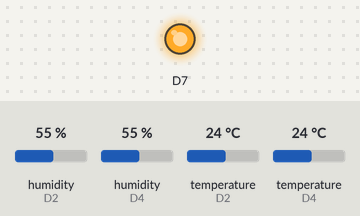
The sketch below on a simulated Particle Photon. On the bench: output pins drawn as LEDs (lit = HIGH). Inputs (shaded band) come from the test bench; at power-on: humidity (sensors on D2, D4) 55 %, temperature (sensors on D2, D4) 24 °C.

Above: at 7.8 s.
At 16.3 s:
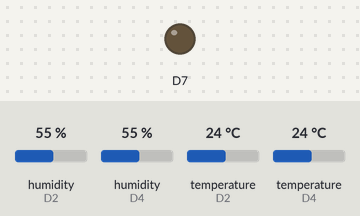
Timing chart, 0 to 25.8 s (numbered marks = the images above):
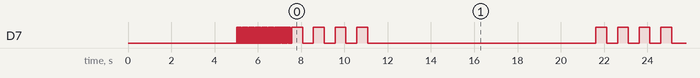

The sketch:

PhotonMonitoringSensors.ino
```cpp
#include "Adafruit_DHT_Particle.h"
#define DHTPIN D2
#define DHT2PIN D4
#define DHTTYPE DHT22
DHT dht(DHTPIN, DHTTYPE);
DHT dht2(DHT2PIN, DHTTYPE);


void setup() {
  pinMode(D7, OUTPUT);
	Particle.publish("state", "DHT22 test start");
	dht.begin();
  dht2.begin();
	delay(5000);
  blinkitbitch(25, 50);
}

void loop() {
	float h = dht.getHumidity();
	float t = dht.getTempCelcius();
	float f = dht.getTempFarenheit();
  float h2 = dht2.getHumidity();
	float t2 = dht2.getTempCelcius();
	float f2 = dht2.getTempFarenheit();
	if (isnan(h) || isnan(t) || isnan(f)) {
		Particle.publish("SensorErrorStatus", "FAILED TO READ DATA FROM SENSOR 1", PRIVATE);
    blinkitbitch(25, 500);
		return;
	}
  if (isnan(h2) || isnan(t2) || isnan(f2)) {
		Particle.publish("SensorErrorStatus", "FAILED TO READ DATA FROM SENSOR 2", PRIVATE);
    blinkitbitch(25, 500);
		return;
	}
	float hi = dht.getHeatIndex();
	float dp = dht.getDewPoint();
	float k = dht.getTempKelvin();
  float hi2 = dht2.getHeatIndex();
	float dp2 = dht2.getDewPoint();
	float k2 = dht2.getTempKelvin();
	Particle.publish("DataFromDHT22_PhotonS1", String::format("{\"Hum(\%)\": %4.2f, \"Temp(°F)\": %4.2f, \"DP(°C)\": %4.2f, \"HI(°C)\": %4.2f}", h, f, dp, hi));
  Particle.publish("DataFromDHT22_PhotonS2", String::format("{\"Hum(\%)\": %4.2f, \"Temp(°F)\": %4.2f, \"DP(°C)\": %4.2f, \"HI(°C)\": %4.2f}", h2, f2, dp2, hi2));

  blinkitbitch(500, 4);
 	delay(10000);
 }

void blinkitbitch(int times, int counts){
   int i;
   for (int i=1; i <= counts; i++){
     digitalWrite(D7, HIGH);
     delay(times);
     digitalWrite(D7, LOW);
     delay(times);
  }
 }
```

Measured:
- by itself, everything shown: repeats every 14.1 s, in 8 steps
